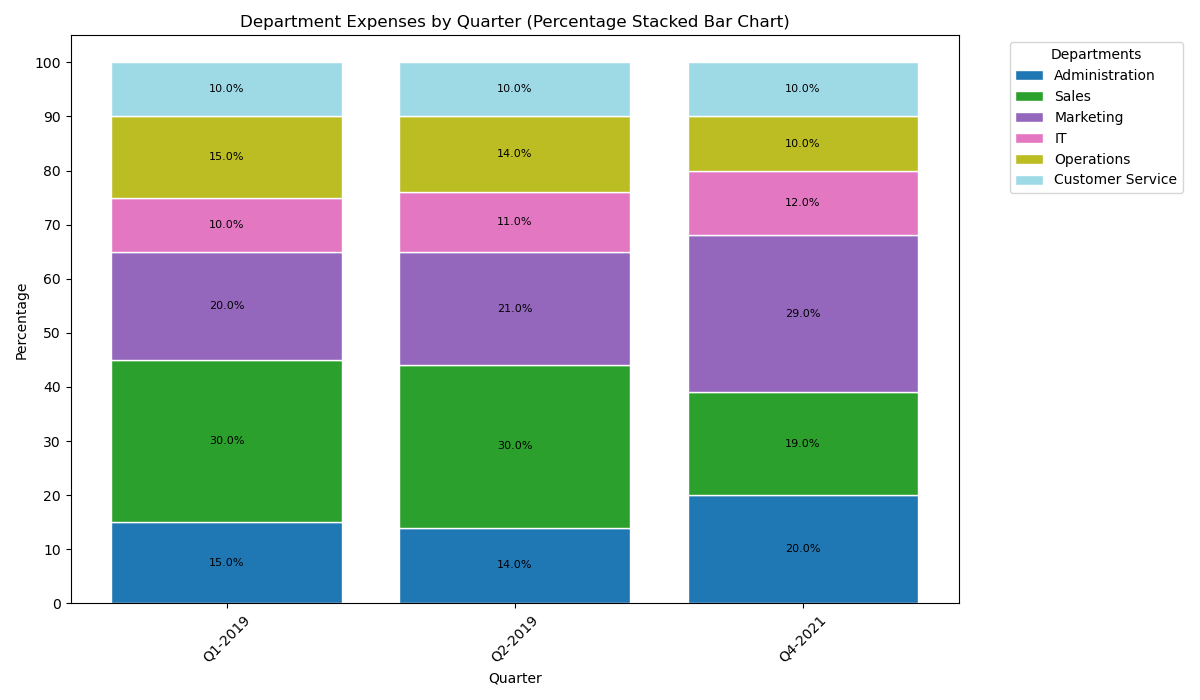

The script that drew this image:

import matplotlib.pyplot as plt

# Provided data
data = [
    {'Quarter': 'Q1-2019', 'Administration': '15%', 'Sales': '30%', 'Marketing': '20%', 'IT': '10%', 'Operations': '15%', 'Customer Service': '10%'},
    {'Quarter': 'Q2-2019', 'Administration': '14%', 'Sales': '30%', 'Marketing': '21%', 'IT': '11%', 'Operations': '14%', 'Customer Service': '10%'},
    # ... (include all the data points here)
    {'Quarter': 'Q4-2021', 'Administration': '20%', 'Sales': '19%', 'Marketing': '29%', 'IT': '12%', 'Operations': '10%', 'Customer Service': '10%'}
]

# Convert percentages from string to float
for entry in data:
    for key in entry:
        if key != 'Quarter':
            entry[key] = float(entry[key].strip('%'))

# Extract categories and quarters
categories = [key for key in data[0].keys() if key != 'Quarter']
quarters = [entry['Quarter'] for entry in data]

# Prepare data for stacking in the bar chart
stacks = {}
for category in categories:
    stacks[category] = [entry[category] for entry in data]

# Colors to make each stack distinct
colors = plt.cm.get_cmap('tab20', len(categories))

# Plotting the stacked bar chart
fig, ax = plt.subplots(figsize=(12, 7))

bottom_stack = [0] * len(quarters)
for i, category in enumerate(categories):
    ax.bar(quarters, stacks[category], bottom=bottom_stack, color=colors(i), edgecolor='white', label=category)
    # Update bottom stack
    bottom_stack = [bottom_stack[j] + stacks[category][j] for j in range(len(bottom_stack))]

# Formatting the plot
ax.set_title('Department Expenses by Quarter (Percentage Stacked Bar Chart)')
ax.set_xlabel('Quarter')
ax.set_ylabel('Percentage')
plt.xticks(rotation=45)
plt.yticks(range(0, 101, 10))  # Setting y-ticks to show percentage scale

# Adding a legend
ax.legend(title='Departments', bbox_to_anchor=(1.05, 1), loc='upper left')

# Show the values on the bars
for i in range(len(quarters)):
    cumulative_height = 0
    for category in categories:
        height = stacks[category][i]
        if height > 0:  # Only show label if height (percentage) is greater than 0
            ax.text(i, cumulative_height + height/2, f'{height}%', ha='center', va='center', fontsize=8)
        cumulative_height += height

# Show the plot
plt.tight_layout()
plt.show()
